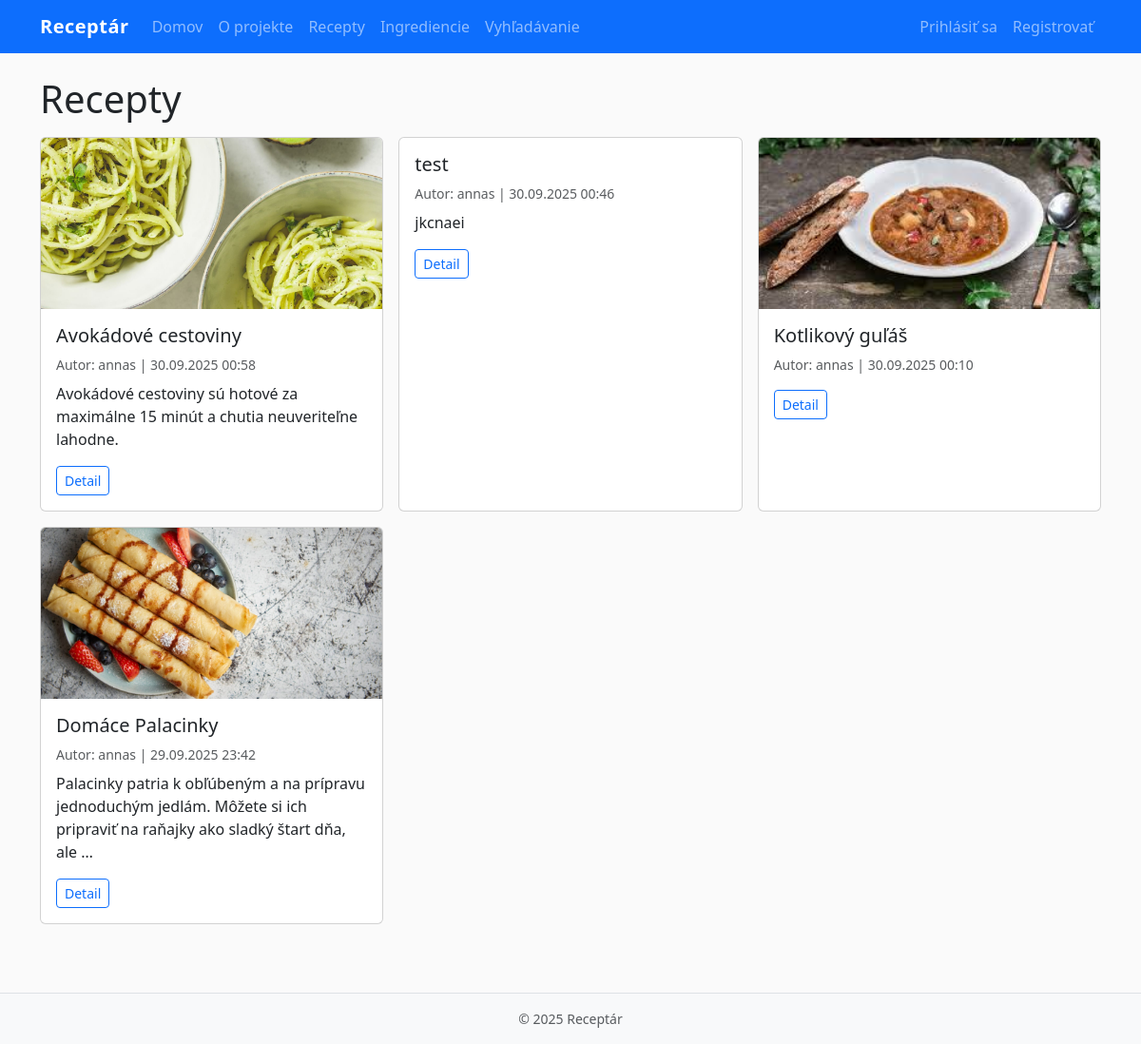
The app's page /recipes/ with its own data.
### recipes/models.py (models this page shows, shortened)
class Recipe(models.Model):
    title = models.CharField(max_length=200)
    description = models.TextField(blank=True)
    instructions = models.TextField()
    image = models.ImageField(upload_to="recipes/", blank=True, null=True)
    created_by = models.ForeignKey(User, on_delete=models.CASCADE, related_name="recipes")
    created_at = models.DateTimeField(auto_now_add=True)
    ingredients = models.ManyToManyField(Ingredient, through="RecipeIngredient", related_name="recipes")
    class Meta:
        ordering = ["-created_at"]

### recipes/views.py (the view)
# urls.py: path("", RecipeListView.as_view(), name="list"),
class RecipeListView(ListView):
    model = Recipe
    template_name = "recipes/recipe_list.html"
    context_object_name = "recipes"
    paginate_by = 12

### templates/recipes/recipe_list.html (shortened to what this page needs)
{% extends "base.html" %}
{% block content %}
<h1 class="mb-3">Recepty</h1>
<div class="row g-3">
  {% for r in recipes %}
  <div class="col-md-4">
    <div class="card h-100">
      {% if r.image %}<img src="{{ r.image.url }}" class="card-img-top" alt="{{ r.title }}">{% endif %}
      <div class="card-body">
        <h5 class="card-title">{{ r.title }}</h5>
        <p class="card-text text-muted small mb-2">Autor: {{ r.created_by.username }} | {{ r.created_at|date:"d.m.Y H:i" }}</p>
        <p class="card-text">{{ r.description|truncatewords:20 }}</p>
        <a href="{% url 'recipes:detail' r.pk %}" class="btn btn-outline-primary btn-sm">Detail</a>
      </div>
    </div>
  </div>
  {% empty %}
    <p>Žiadne recepty zatiaľ nie sú.</p>
  {% endfor %}
</div>
{% endblock %}

### static/css/styles.css (style rules this page uses)
body { background-color: #fafafa; }
.card-img-top { object-fit: cover; height: 180px; }

### records on screen
Recipe: image (picture), title "Avokádové cestoviny", created_by.username "annas", created_at "30.09.2025 00:58", description "Avokádové cestoviny sú hotové za maximálne 15 minút a chutia neuveriteľne lahodne."
Recipe: title "test", created_by.username "annas", created_at "30.09.2025 00:46", description "jkcnaei"
Recipe: image (picture), title "Kotlikový guľáš", created_by.username "annas", created_at "30.09.2025 00:10"
Recipe: image (picture), title "Domáce Palacinky", created_by.username "annas", created_at "29.09.2025 23:42", description "Palacinky patria k obľúbeným a na prípravu jednoduchým jedlám. Môžete si ich pripraviť na raňajky ako sladký štart dňa, ale …"
